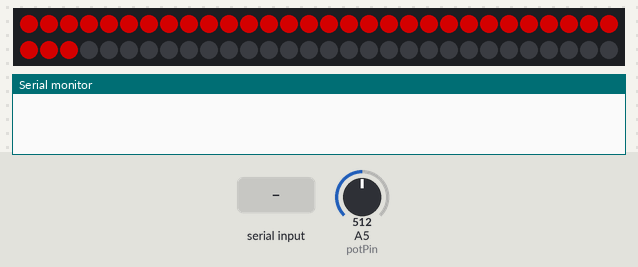
Recording of a sketch running on a simulated Arduino Uno, built with avr-gcc and run on an emulated ATmega328P. Parts: 60 RGB LEDs in strip order, left to right, continuing on the next row, the last lines printed to the serial monitor. Inputs (shaded band) come from the test bench; at power-on: A5 (potPin) = 512. Dim RGB values are drawn brighter than linear.

Above: at 1.25 s.
1.3 s: "200\n" received over the second serial link
At 2.1 s:
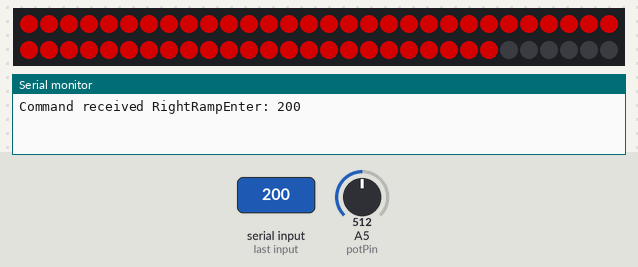
2.8 s: A5 (potPin) set to 716
At 3.06 s:
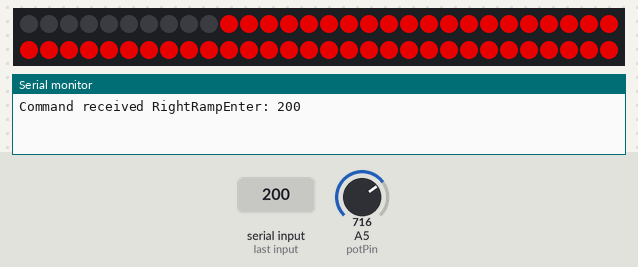
4.4 s: A5 (potPin) set to 900
At 4.86 s:
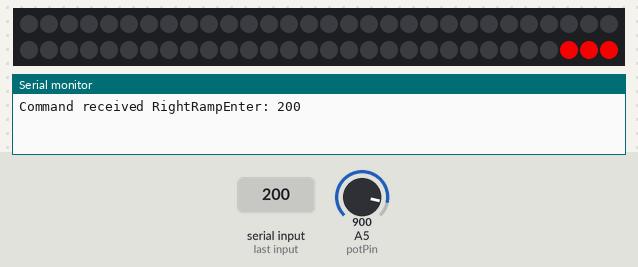
5.9 s: "90,45\n" received over the second serial link
At 7.36 s:
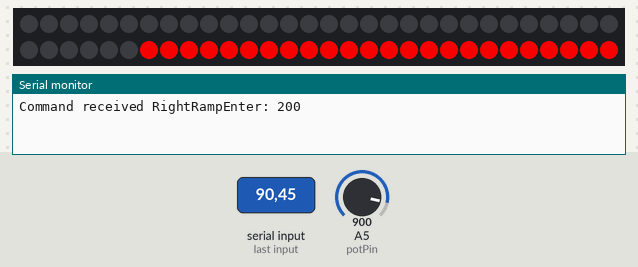
8.9 s: A5 (potPin) set to 1023
At 9.17 s:
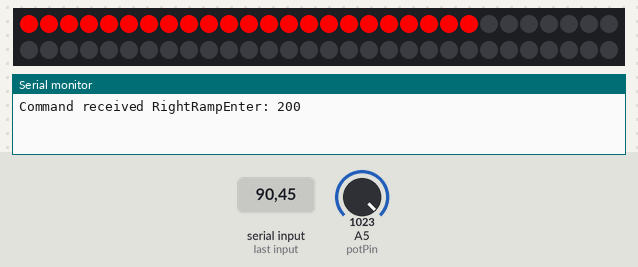
Timing chart, 0 to 11.5 s (numbered marks = the images above; inputs shaded):
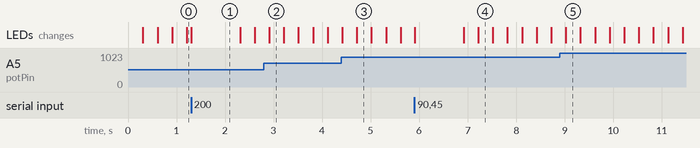

The sketch:

LEDMaster.ino
```cpp
#include <WS2812FX.h>
#include <SoftwareSerial.h>

#ifdef DEBUG
#define DEBUG_PRINT(x) Serial.print(x)
#define DEBUG_PRINTDEC(x) Serial.print(x, DEC)
#define DEBUG_PRINTLN(x) Serial.println(x)
#else
#define DEBUG_PRINT(x)
#define DEBUG_PRINTDEC(x)
#define DEBUG_PRINTLN(x)
#endif


#define EVENTBALLORGHIT 100
#define EVENTRIGHTRAMPENTER 200
#define EVENTLEFTRAMPMADE 300
#define EVENTLEFTORBITLOW 400
#define EVENTBALLORGOPEN 500
#define EVENTBALLOROGCLOSED 600
int BALLROGHITSTATUSARRAYPOS = 0;
int LEFTRAMPMADESTATUSARRAYPOS = 1;
int RIGHTRAMPENTERSTATUSARRAYPOS = 2;
int BALLORGOPENSTATUSARRAYPOS = 3;
int BALLORCLOSEDSTATUSARRAYPOS = 4;
int LEFTORBITLOWSTATUSARRAYPOS = 5;


#define LED_PIN 10
#define LED_COUNT 60


#define RXReceivePin 8
#define TXSendPin 9
unsigned long lastTimeSwitchActived[6]={-1,-1,-1,-1,-1,-1,};
int BUTTONDEBOUNCETIME = 200;

SoftwareSerial serialComm(RXReceivePin, TXSendPin);
int currentPotVal = 0;  // Variable to store the input from the potentiometer
int previousPotVal = 0;
int potPin = A5;

WS2812FX ws2812fx = WS2812FX(LED_COUNT, LED_PIN, NEO_GRBW + NEO_KHZ800);

void setup() {
  serialComm.begin(115200);
  Serial.begin(9600);
  ws2812fx.init();
  ws2812fx.setBrightness(40);  //wertebereich von 0-255
     // Set the animation speed. 10=very fast, 5000=very slow
  ws2812fx.setSpeed(200);
  ws2812fx.setMode(FX_MODE_COLOR_WIPE);
  ws2812fx.start();

}

void loop() {
    ws2812fx.service();
     currentPotVal = analogRead(potPin);
    if (currentPotVal > previousPotVal + 25 || currentPotVal < previousPotVal - 25) {
        previousPotVal = currentPotVal;
        currentPotVal = map(currentPotVal, 0, 1023, 0, 255);
        ws2812fx.setBrightness(currentPotVal);
        DEBUG_PRINT("Potentiometer Value: ");
	    DEBUG_PRINTLN(currentPotVal);
    }

    if(serialComm.available() > 0){
        int command = serialComm.parseInt();
        switch(command){
            case EVENTBALLORGHIT:
            if(checkDebounceTimePassed(BALLROGHITSTATUSARRAYPOS, millis())){
                Serial.print(F("Command received BallroghHit: "));
                Serial.println(command);
            }
            break;

            case EVENTRIGHTRAMPENTER:
            if(checkDebounceTimePassed(RIGHTRAMPENTERSTATUSARRAYPOS, millis())){
                Serial.print(F("Command received RightRampEnter: "));
                Serial.println(command);
            }
            break;
            case EVENTLEFTRAMPMADE:
            if(checkDebounceTimePassed(LEFTRAMPMADESTATUSARRAYPOS, millis())){
                Serial.print(F("Command received LeftRampMade: "));
                Serial.println(command);
            }
            break;
            case EVENTLEFTORBITLOW:
            if(checkDebounceTimePassed(LEFTORBITLOWSTATUSARRAYPOS, millis())){
                Serial.print(F("Command received LeftorbitLow: "));
                Serial.println(command);
            }
            break;
            case EVENTBALLORGOPEN:
            if(checkDebounceTimePassed(BALLORGOPENSTATUSARRAYPOS, millis())){
                Serial.print(F("Command received BallrogOpen: "));
                Serial.println(command);
            }
            break;
            case EVENTBALLOROGCLOSED:
            if(checkDebounceTimePassed(BALLORCLOSEDSTATUSARRAYPOS, millis())){
                Serial.print(F("Command received BallrogClosed: "));
                Serial.println(command);
            }
            break;
        }
    }
}

boolean checkDebounceTimePassed(int currentSwitch, unsigned long currentTime){
    boolean timePassed=false;

    if(currentTime - lastTimeSwitchActived[currentSwitch] > BUTTONDEBOUNCETIME){
        lastTimeSwitchActived[currentSwitch] = currentTime;
        timePassed = true;
    }
    return timePassed;
}
```
